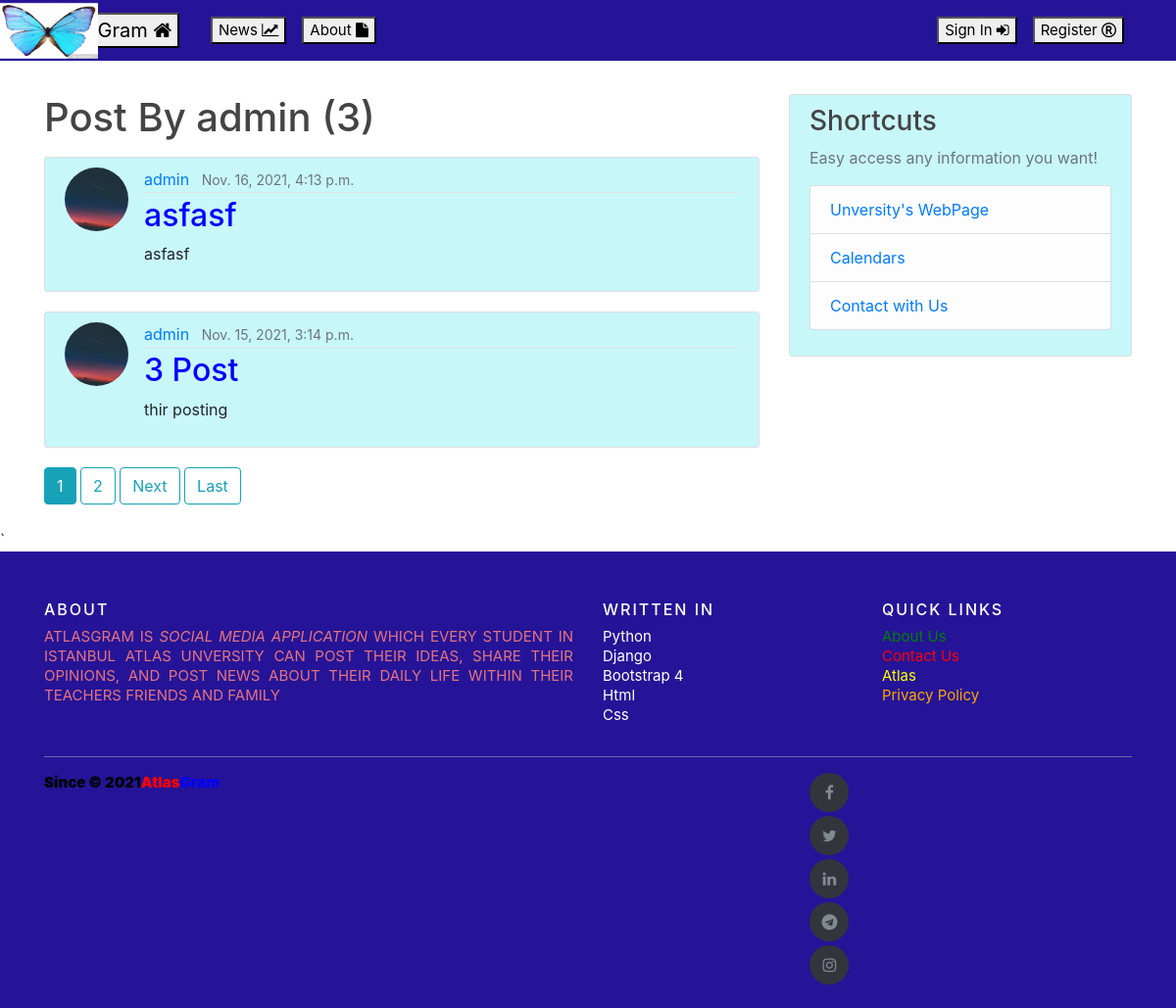
Screenshot of /user/admin with the database file from the repository.
### AtlasGramApp/models.py (models this page shows, shortened)
class Post(models.Model):
    title = models.CharField(max_length=200)
    content = models.TextField()
    date_posted = models.DateTimeField(default=timezone.now)
    author = models.ForeignKey(User, on_delete=models.CASCADE)
    post_like = models.ManyToManyField(User, related_name='likes')

### users/models.py (models this page shows, shortened)
class Profile(models.Model):
    user = models.OneToOneField(User,on_delete=models.CASCADE)
    image = models.ImageField(default ='default.jpg',upload_to ='profile_pics')

### AtlasGramApp/views.py (the view)
# urls.py: path('user/<str:username>', UserPostListView.as_view(), name = 'user-posts'),
class UserPostListView(ListView):
    model = Post
    template_name = 'AtlasGramApp/user_post.html'
    context_object_name = 'posts'
    ordering = ['-date_posted']
    paginate_by = 2
    def get_queryset(self):
        user = get_object_or_404(User, username = self.kwargs.get('username'))
        return Post.objects.filter(author=user).order_by('-date_posted')

### AtlasGramApp/templates/AtlasGramApp/user_post.html (shortened to what this page needs)
{% extends 'AtlasGramApp/main.html' %}
{% block content %}
    <h1 class="mb-3">Post By {{view.kwargs.username}} ({{page_obj.paginator.count}}) </h1>
    {% for post in posts %}
        <article class="media content-section">
            <img class="rounded-circle article-img" src="{{post.author.profile.image.url}}" alt="">
            <div class="media-body">
            <div class="article-metadata">
              <a class="mr-2" href="{% url 'user-posts' post.author.username %}">{{ post.author }}</a>
              <small class="text-muted">{{ post.date_posted }}</small>
            </div>
            <h2><a class="article-title" href="{% url 'post-detail' post.id %}">{{ post.title }}</a></h2>
            <p class="article-content">{{ post.content }}</p>
          </div>
        </article>
    {% endfor %}
    {% if is_paginated %}
        {% for num in page_obj.paginator.page_range %}
                {% if page_obj.number == num %}
                    <a class="btn btn-info mb-4" href="?page={{ num }}" > {{num}}</a>
                {% elif num > page_obj.number|add:'-3' and num < page_obj.number|add:'3' %}
                     <a class="btn btn-outline-info mb-4" href="?page={{num}}" >{{num}}</a>
                {% endif %}
        {% endfor %}
        {% if page_obj.has_next %}
            <a class="btn btn-outline-info mb-4" href="?page={{page_obj.next_page_number}}" >Next</a>
            <a class="btn btn-outline-info mb-4" href="?page={{page_obj.paginator.num_pages}}" >Last</a>
        {% endif %}
    {% endif %}
{% endblock content %}

### AtlasGramApp/static/AtlasGramApp/main.css (style rules this page uses)
body { background: #fafafa; color: #333333; margin-top: 5rem; }
h1, h2, h3, h4, h5, h6 { color: #444444; }
.content-section { background: #c8f7fa; padding: 10px 20px; border: 1px solid #dddddd; border-radius: 3px; margin-bottom: 20px; }
.article-title { color: blue; }
.article-content { white-space: pre-line; }
.article-img { height: 65px; width: 65px; margin-right: 16px; }
.article-metadata { padding-bottom: 1px; margin-bottom: 4px; border-bottom: 1px solid #e3e3e3 }

### rows the page displays
Post: author.profile.image (picture), author "admin", date_posted "Nov. 16, 2021, 4:13 p.m.", title "asfasf", content "asfasf"
Post: author.profile.image (picture), author "admin", date_posted "Nov. 15, 2021, 3:14 p.m.", title "3 Post", content "thir posting"

### other values shown
{{ view.kwargs.username }} "admin"
{{ page_obj.paginator.count }} "3"
{{ num }} "1"
{{ num }} "2"
